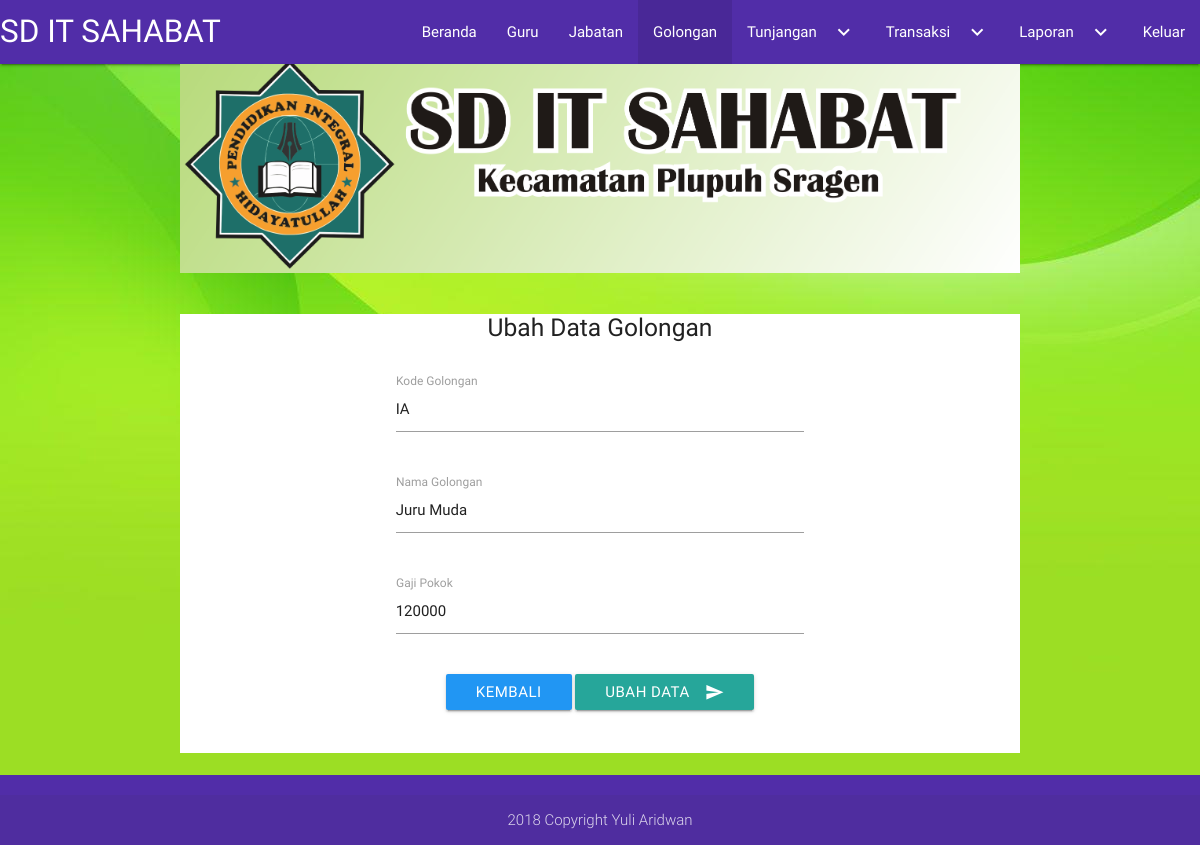
Page /admin/editgolongan.php?kode=IA (signed in) on the committed database.
### tables this page shows
CREATE TABLE `golongan` (
  `Kd_golongan` varchar(15) NOT NULL,
  `Nm_golongan` varchar(50) NOT NULL,
  `gapok` int(13) NOT NULL
);

### admin/editgolongan.php (the view, shortened to what this page needs)
<?php
  include '../koneksi.php';
  $id = $_GET['kode'];
  $sql = "SELECT * FROM golongan WHERE Kd_golongan='$id'";
  $query = $db->query($sql);
  $data = $query->fetch_array();
?>
<!DOCTYPE html>
<html>
<head>
      <link type="text/css" rel="stylesheet" href="../asset/css/materialize.min.css"  media="screen,projection"/>
</head>
<body background="../Gambar/Hijau.jpg">
    <nav>
      <div class="nav-wrapper  deep-purple darken-2">
        <a href="index.php" class="brand-logo">SD IT SAHABAT </a>
        <ul class="right hide-on-med-and-down">
          <li><a href="index.php">Beranda</a></li>
          <li><a href="tampil_guru.php">Guru</a></li>
          <li><a href="form_jabatan.php">Jabatan </a></li>
          <li class="active"><a href="form_golongan.php">Golongan</a></li>
          <li><a class="dropdown-button" href="#!" data-activates="dropdown1">Tunjangan<i class="material-icons right">keyboard_arrow_down</i></a></li>
          <li><a class="dropdown-button" href="#!" data-activates="dropdown2">Transaksi<i class="material-icons right">keyboard_arrow_down</i></a></li>
          <li><a class="dropdown-button" href="#!" data-activates="dropdown3">Laporan<i class="material-icons right">keyboard_arrow_down</i></a></li>
          <li><a href="../logout.php">Keluar </a></li>
        </ul>
      </div>
    </nav>
      <div class="container">
         <img class="responsive-img" src="../gambar/Logo.png">
      </div>
      <br>
    <div class="container white">
            <?php
                  echo'
            <form action="" method="POST">
              <div class="row">
                <div class="center-align">
                  <h5>Ubah Data  Golongan </h5>
                </div>
              </div>
              <div class="row center">
                <div class="input-field col s6 offset-s3">
                  <input name="kode" value="'.$data['Kd_golongan'].'" id="Kode_golongan" type="text" class="validate">
                  <label for="kode_golongan">Kode Golongan</label>
                </div>
              </div>
              <div class="row">
                  <div class="input-field col s6 offset-s3">
                      <input name="nama" value="'.$data['Nm_golongan'].'" id="nama_golongan" type="text" class="validate">
                      <label for="nama_golongan">Nama Golongan</label>
                  </div>
              </div>
              <div class="row">
                  <div class="input-field col s6 offset-s3">
                      <input name="gapok" value="'.$data['gapok'].'" id="gapok" type="text" class="validate">
                      <label for="gapok">Gaji Pokok</label>
                  </div>
              </div>
              <div class="row">
                <div class="input-field center-align">
                  <a href="form_golongan.php" class="btn waves-effect waves-light blue center">Kembali</a>
                  <button class="btn waves-effect waves-light center" type="submit" name="tambah">Ubah Data <i class="material-icons right">send</i>
                  </button>
                </div>
              </div>
            <br>
            </form>';?>
    </div>
    <br>
      <footer class="page-footer  deep-purple darken-2">
        <div class="footer-copyright">
          <div class="container center-align">
            <div>
              2018 Copyright Yuli Aridwan
            </div>
          </div>
        </div>
      </footer>
</body>
</html>

### rows in the picture
golongan: kode "IA", nama "Juru Muda", gapok "120000"
